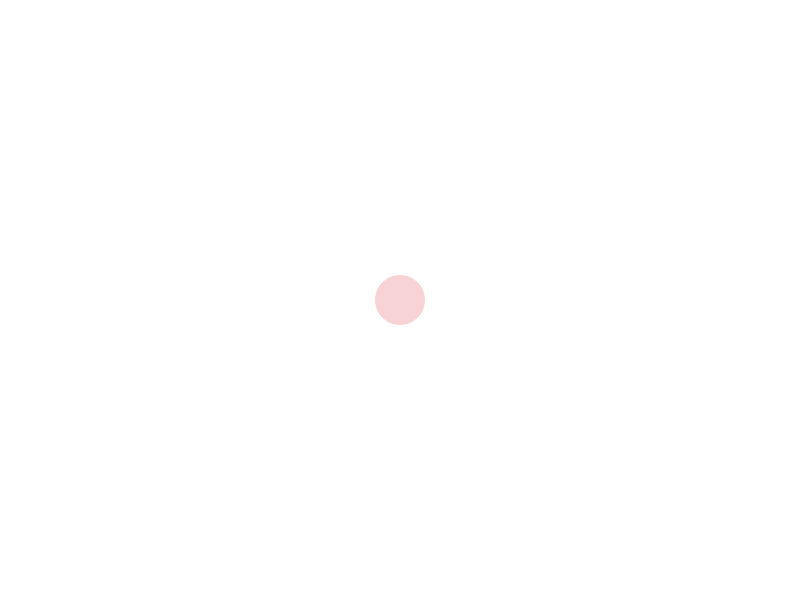
Frame 1 (no input)
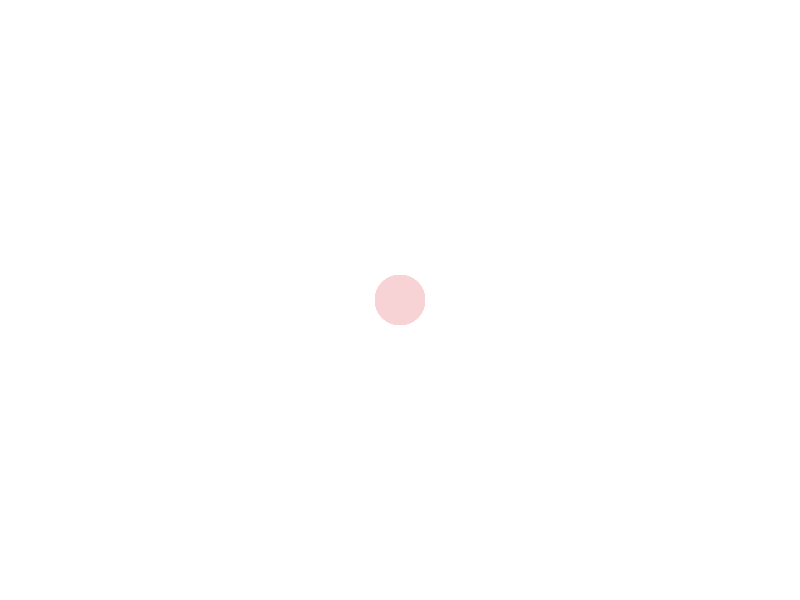
Frame 60 (the mouse pressed at the canvas centre just before this capture)
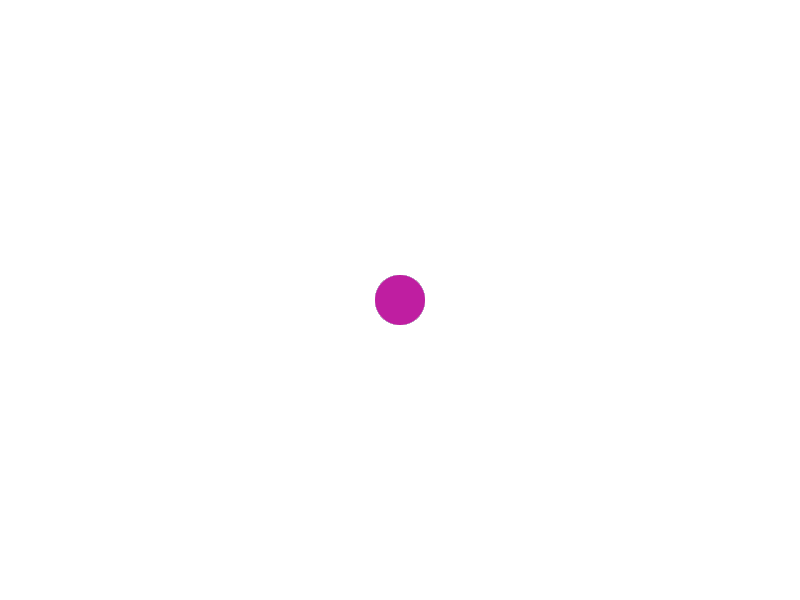
Frame 120 (the mouse held since frame 60 and released just before this capture)

The Processing sketch that drew these frames (run headless with seeded random() and noise(); from frame 60 on, the mouse is pressed at the canvas centre):

// Processing sketch: Valdivieso_Francisca___Tarea_2
// ── Valdivieso_Francisca___Tarea_2.pde
int posX;
int posY;
color Rosado;
color Celeste;
color Amarillo;

void setup(){
  size(800,600);
  posX = 400;
  posY = 300;
  Rosado = color (248,211,214);
  Celeste = color (214,237,231);
  Amarillo = color (255,248,176);
  background(255);
}

void draw(){
  //background(255);
  noStroke();
  fill(Rosado);
  ellipse(posX,posY,50,50);
  
  if(mousePressed) {
    fill(Celeste);
    ellipse(posX,posY,50,50);
  }
  if(mousePressed && (mouseButton == RIGHT)){
    fill(Amarillo);
    ellipse(posX,posY,50,50);
  }
  if(mouseX >300 && mouseX <500 && mouseY >200 && mouseY <400){
  fill(random(255),random(255),random(255));
  ellipse(posX,posY,50,50);
}
}

void keyPressed(){
  
if(key==CODED){
  if(keyCode==LEFT){
    posX -= 5;
  }else if(keyCode==RIGHT){
    posX += 5;
  }else if(keyCode==UP){
    posY -= 5;
  }else if(keyCode==DOWN){
    posY += 5;
  }
 }
}
